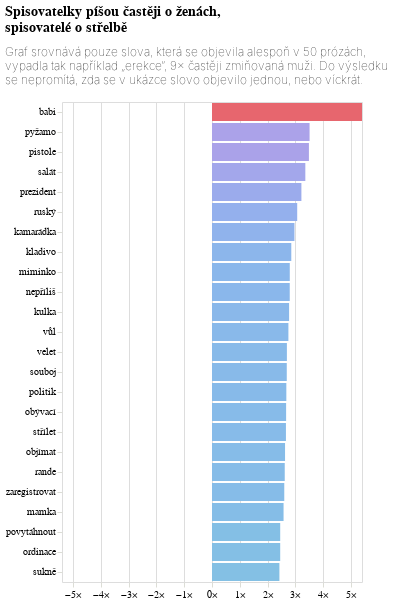

Write notebook code for a chart like this one.
### Code cell
max_abs_value = max(abs(do_grafu['rozdíl'].max()), abs(do_grafu['rozdíl'].min()))

mz_graf = alt.Chart(do_grafu, title={'text': titulek, 'subtitle': podtitulek}, width=300).mark_bar().encode(
    alt.X("rozdíl:Q", title=None, axis=alt.Axis(labelExpr="datum.label + '×'", domainOpacity=0, tickColor='#DCDDD6'), scale=alt.Scale(domain=[-max_abs_value, max_abs_value])),
    alt.Y('slovo:N', sort='-x', title=None, axis=alt.Axis(tickColor='#DCDDD6', domainOpacity=0)),
    alt.Color("rozdíl:Q", legend=None, scale=alt.Scale(range=['#84c0e4','#E7666E']))

)

mz_graf

### Figure 1 — Vega-Lite specification as saved in the notebook (floating-point values rounded to 4 significant figures)
{"config": {"title": {"font": "Noticia Text", "fontSize": 14, "anchor": "start", "fontWeight": "bolder", "subtitleFont": "Noticia Text", "subtitleFontSize": 12, "subtitleFontWeight": "lighter", "subtitlePadding": 12, "dy": -12}, "axis": {"labelFont": "Asap", "titleFont": "Asap", "fontWeight": "lighter", "titleFontWeight": "lighter", "labelFontSize": 10, "titleFontSize": 10, "labelPadding": 2, "titlePadding": 10}, "legend": {"labelFont": "Asap", "labelFontWeight": "normal", "titleFont": "Asap", "titleFontWeight": "normal", "labelFontSize": 10, "titleFontSize": 10}}, "data": {"name": "data-8aa93e8f25acbc2a365caaad5aaaed9c"}, "mark": {"type": "bar"}, "encoding": {"color": {"field": "rozdíl", "legend": null, "scale": {"range": ["#84c0e4", "#E7666E"]}, "type": "quantitative"}, "x": {"axis": {"domainOpacity": 0, "labelExpr": "datum.label + '×'", "tickColor": "#DCDDD6"}, "field": "rozdíl", "scale": {"domain": [-5.402, 5.402]}, "title": null, "type": "quantitative"}, "y": {"axis": {"domainOpacity": 0, "tickColor": "#DCDDD6"}, "field": "slovo", "sort": "-x", "title": null, "type": "nominal"}}, "title": {"text": ["Spisovatelky píšou častěji o ženách,", "spisovatelé o střelbě"], "subtitle": ["Graf srovnává pouze slova, která se objevila alespoň v 50 prózách,", "vypadla tak například „erekce“, 9× častěji zmiňovaná muži. Do výsledku", "se nepromítá, zda se v ukázce slovo objevilo jednou, nebo víckrát."]}, "width": 300, "$schema": "https://vega.github.io/schema/vega-lite/v5.8.0.json", "datasets": {"data-8aa93e8f25acbc2a365caaad5aaaed9c": [{"slovo": "babi", "rozdíl": 5.402, "mz": "ženské autorky"}, {"slovo": "pyžamo", "rozdíl": 3.514, "mz": "ženské autorky"}, {"slovo": "salát", "rozdíl": 3.362, "mz": "ženské autorky"}, {"slovo": "kamarádka", "rozdíl": 2.969, "mz": "ženské autorky"}, {"slovo": "miminko", "rozdíl": 2.801, "mz": "ženské autorky"}, {"slovo": "obývací", "rozdíl": 2.669, "mz": "ženské autorky"}, {"slovo": "objímat", "rozdíl": 2.631, "mz": "ženské autorky"}, {"slovo": "rande", "rozdíl": 2.62, "mz": "ženské autorky"}, {"slovo": "mamka", "rozdíl": 2.577, "mz": "ženské autorky"}, {"slovo": "povytáhnout", "rozdíl": 2.456, "mz": "ženské autorky"}, {"slovo": "ordinace", "rozdíl": 2.456, "mz": "ženské autorky"}, {"slovo": "sukně", "rozdíl": 2.428, "mz": "ženské autorky"}, {"slovo": "zaregistrovat", "rozdíl": 2.603, "mz": "mužští autoři"}, {"slovo": "střílet", "rozdíl": 2.663, "mz": "mužští autoři"}, {"slovo": "politik", "rozdíl": 2.677, "mz": "mužští autoři"}, {"slovo": "souboj", "rozdíl": 2.693, "mz": "mužští autoři"}, {"slovo": "velet", "rozdíl": 2.697, "mz": "mužští autoři"}, {"slovo": "vůl", "rozdíl": 2.752, "mz": "mužští autoři"}, {"slovo": "kulka", "rozdíl": 2.777, "mz": "mužští autoři"}, {"slovo": "nepříliš", "rozdíl": 2.8, "mz": "mužští autoři"}, {"slovo": "kladivo", "rozdíl": 2.856, "mz": "mužští autoři"}, {"slovo": "ruský", "rozdíl": 3.069, "mz": "mužští autoři"}, {"slovo": "prezident", "rozdíl": 3.22, "mz": "mužští autoři"}, {"slovo": "pistole", "rozdíl": 3.491, "mz": "mužští autoři"}]}}
